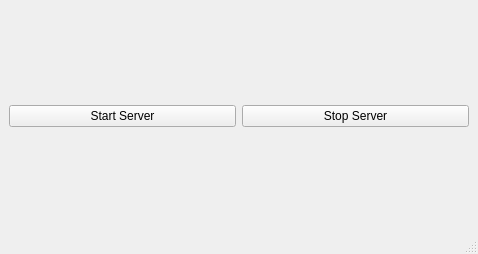
<?xml version="1.0" encoding="UTF-8"?>
<ui version="4.0">
 <class>MainView</class>
 <widget class="QMainWindow" name="MainView">
  <property name="geometry">
   <rect>
    <x>0</x>
    <y>0</y>
    <width>478</width>
    <height>254</height>
   </rect>
  </property>
  <property name="windowTitle">
   <string>MainView</string>
  </property>
  <widget class="QWidget" name="centralwidget">
   <layout class="QHBoxLayout" name="horizontalLayout">
    <item>
     <widget class="QPushButton" name="btnStartServer">
      <property name="text">
       <string>Start Server</string>
      </property>
     </widget>
    </item>
    <item>
     <widget class="QPushButton" name="btnStopServer">
      <property name="text">
       <string>Stop Server</string>
      </property>
     </widget>
    </item>
   </layout>
  </widget>
  <widget class="QMenuBar" name="menubar">
   <property name="geometry">
    <rect>
     <x>0</x>
     <y>0</y>
     <width>478</width>
     <height>21</height>
    </rect>
   </property>
  </widget>
  <widget class="QStatusBar" name="statusbar"/>
 </widget>
 <resources/>
 <connections/>
</ui>
